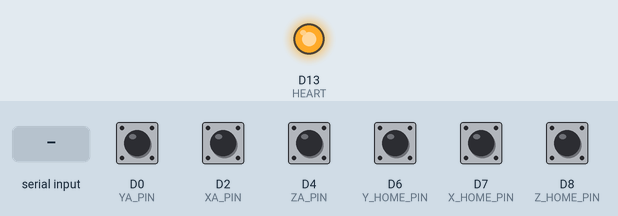
The sketch below on a simulated Arduino Zero (SAMD21). Shown: output pins drawn as LEDs (lit = HIGH). The test bench sets the inputs (shaded band); at power-on: D0 (YA_PIN), D2 (XA_PIN), D4 (ZA_PIN), D6 (Y_HOME_PIN), D7 (X_HOME_PIN), D8 (Z_HOME_PIN) HIGH (analog values on the 0–1023 scale). What the sketch prints to the serial monitor is not drawn.

Above: at 0.8 s.
0.9 s: byte 30 received over Serial
At 1.9 s:
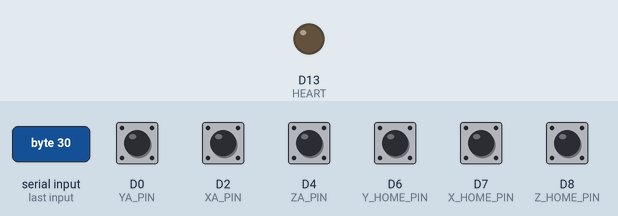
2.4 s: byte 90 received over Serial
Timing chart, 0 to 5.4 s (numbered marks = the images above; inputs shaded):
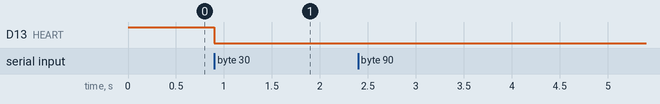

Measured:
- after the input at 0.9 s, D13 (HEART): HIGH → LOW at once
- after the input at 2.4 s, every drawn part: stays the same

The sketch:

Rev2-3_Control_Matlab.ino
```cpp
//#define DEBUG

// CONFIG PARAMETERS
#define MAP(x, a, b, c, d) (c + (d - c) * (float(x) - a) / (b - a))
#define CONSTRAIN(x, a, b) (x <= a ? a : (x >= b ? b : x))

#define RESTART_ADDR 0xE000ED0C
#define READ_RESTART() (*(volatile uint32_t *)RESTART_ADDR)
#define WRITE_RESTART(val) ((*(volatile uint32_t *)RESTART_ADDR) = (val))
#define MIN_PRECISION_INT16 -32768
#define MAX_PRECISION_INT16 32767
#define OVER_MARGIN 10
#define PULSES_PER_MM 7.04545

// X Axis
#define XA_PIN 2
#define XB_PIN 3
#define X_HOME_PIN 7
#define X_MIN_READ 0
#define X_MAX_READ 1022
#define X_HOME_READ 0
#define X_MIN_POS -72
#define X_MAX_POS 72

// Y Axis
#define YA_PIN 0
#define YB_PIN 1
#define Y_HOME_PIN 6
#define Y_MIN_READ 0
#define Y_MAX_READ 779
#define Y_HOME_READ 0
#define Y_MIN_POS -56
#define Y_MAX_POS 56

// Z Axis
#define ZA_PIN 4
#define ZB_PIN 5
#define Z_HOME_PIN 8
#define Z_MIN_READ 0
#define Z_MAX_READ 930
#define Z_HOME_READ 930
#define Z_MIN_POS -66
#define Z_MAX_POS 66

// Wrist1
#define W1_PIN A7
#define W1_MIN_READ 823
#define W1_MAX_READ 2340
#define W1_MIN_POS 85.86
#define W1_MAX_POS -47.46

//Wrist2
#define W2_PIN A8
#define W2_MIN_READ 810
#define W2_MAX_READ 3350
#define W2_MIN_POS -111.44
#define W2_MAX_POS 111.44

//Wrist3
#define W3_PIN A9
#define W3_MIN_READ 0
#define W3_MAX_READ 4096
#define W3_MIN_POS -180.00
#define W3_MAX_POS 180.00

const uint8_t axisPins[2][6] = {{XA_PIN, YA_PIN, ZA_PIN, W1_PIN, W2_PIN, W3_PIN}, {XB_PIN, YB_PIN, ZB_PIN, 0, 0, 0}};
const int16_t readMins[6] = {X_MIN_READ, Y_MIN_READ, Z_MIN_READ, W1_MIN_READ, W2_MIN_READ, W3_MIN_READ};
const int16_t readMaxs[6] = {X_MAX_READ, Y_MAX_READ, Z_MAX_READ, W1_MAX_READ, W2_MAX_READ, W3_MAX_READ};
const float posMins[6] = {X_MIN_POS, Y_MIN_POS, Z_MIN_POS, W1_MIN_POS, W2_MIN_POS, W3_MIN_POS};
const float posMaxs[6] = {X_MAX_POS, Y_MAX_POS, Z_MAX_POS, W1_MAX_POS, W2_MAX_POS, W3_MAX_POS};
const uint8_t homePins[3] = {X_HOME_PIN, Y_HOME_PIN, Z_HOME_PIN};
const int16_t homes[3] = {X_HOME_READ, Y_HOME_READ, Z_HOME_READ};

const uint8_t HEART = 13;
uint8_t sendAgain = 0;
bool change = 0;
volatile int16_t count[3] = {(X_MIN_READ + X_MAX_READ) / 2, (Y_MIN_READ + Y_MAX_READ) / 2, (Z_MIN_READ + Z_MAX_READ) / 2};
int16_t Positions[6] = {count[0], count[1], count[2], 0, 0, 0};
int16_t prevPositions[6] = {count[0], count[1], count[2], 0, 0, 0};

void setup() {
  for (uint8_t i = 0; i < 6; i++) {
    pinMode(axisPins[0][i], INPUT_PULLUP);
    if (i < 3) {
      pinMode(axisPins[1][i], INPUT_PULLUP);
      pinMode(homePins[i], INPUT_PULLUP);
    }
  }

  attachInterrupt(axisPins[0][0], tickXA, RISING);
  attachInterrupt(axisPins[0][1], tickYA, RISING);
  attachInterrupt(axisPins[0][2], tickZA, RISING);

  pinMode(HEART, OUTPUT);
  digitalWrite(HEART, HIGH);
  Serial.begin(115200);

#ifdef DEBUG
  while (!Serial);
#else
  EstablishConnection();
#endif

  digitalWrite(HEART, LOW);
  analogReadResolution(12);
}

void loop() {
#ifdef DEBUG
  while (1) {
    getPositions();
    if (change) {
      for (uint8_t i = 0; i < 6; i++) {
        Serial.print(Positions[i]); Serial.print(F("\t"));
      }
      Serial.println();
      delay(100);
    }
  }
#endif

  digitalWrite(HEART, sendAgain);

  if (Serial.available() > 0) {
    sendAgain = Serial.read();
    if (sendAgain == 5)
      WRITE_RESTART(0x5FA0004);
    flushData();
  }

  if (sendAgain) {
    getPositions();
    sendPositions();
    sendAgain = 0;
  }
}

void flushData() {
  while (Serial.available()) {
    Serial.read();
  }
}

void getPositions() {
  checkHomes();

  change = 0;
  for (uint8_t i = 0; i < 6; i++) {
    float val = 0;
    if (i < 3) {
      val = CONSTRAIN(count[i], readMins[i], readMaxs[i]);
      val = MAP(val, readMins[i], readMaxs[i], posMins[i], posMaxs[i]);
      Positions[i] = MAP(val, posMins[i], posMaxs[i], MIN_PRECISION_INT16, MAX_PRECISION_INT16);
    }
    else {
      val = MAP(analogRead(axisPins[0][i]), readMins[i], readMaxs[i], posMins[i], posMaxs[i]);
      Positions[i] = MAP(val, -180, 180, MIN_PRECISION_INT16, MAX_PRECISION_INT16);
    }

    if (Positions[i] != prevPositions[i])
      change = 1;
    prevPositions[i] = Positions[i];
  }
}

void sendPositions() {
  if (change) {
    for (uint8_t i = 0; i < 6; i++) {
      Serial.write(Positions[i] & 0xff); Serial.write((Positions[i] >> 8) & 0xff);
    }
  }
}

void EstablishConnection() {
  byte outByte = 1;
  while (1) {
    if (Serial.available() > 0) {
      flushData();
      Serial.write(outByte);
      break;
    }
  }
}

// X Encoder
void tickXA() {
  digitalRead(XA_PIN) != digitalRead(XB_PIN) ? --count[0] : ++count[0];
}

// Y Encoder
void tickYA() {
  digitalRead(YA_PIN) != digitalRead(YB_PIN) ? ++count[1] : --count[1];
}

// Z Encoder
void tickZA() {
  digitalRead(ZA_PIN) != digitalRead(ZB_PIN) ? ++count[2] : --count[2];
}

void checkHomes() {
  for (uint8_t i = 0; i < 3; i++) {
    if (!digitalRead(homePins[i]))
      count[i] = homes[i];
  }
}
```
